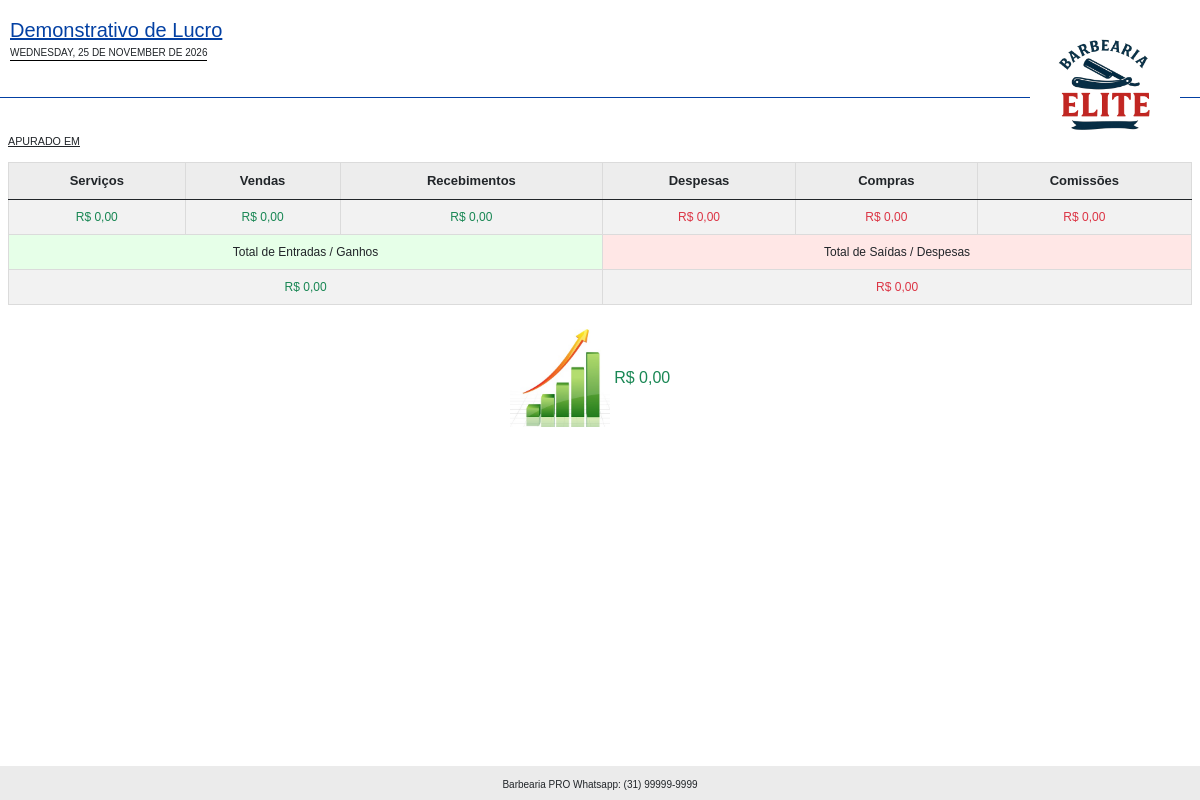
Screenshot of /sistema/painel/rel/rel_lucro.php with the database file from the repository.
### tables this page shows
CREATE TABLE `config` (
  `id` int(11) NOT NULL,
  `nome` varchar(50) NOT NULL,
  `email` varchar(50) NOT NULL,
  `telefone_fixo` varchar(20) DEFAULT NULL,
  `telefone_whatsapp` varchar(20) NOT NULL,
  `endereco` varchar(100) DEFAULT NULL,
  `logo` varchar(100) DEFAULT NULL,
  `icone` varchar(100) DEFAULT NULL,
  `logo_rel` varchar(100) DEFAULT NULL,
  `tipo_rel` varchar(10) DEFAULT NULL,
  `instagram` varchar(100) DEFAULT NULL,
  `tipo_comissao` varchar(25) NOT NULL,
  `texto_rodape` varchar(255) DEFAULT NULL,
  `img_banner_index` varchar(100) DEFAULT NULL,
  `texto_sobre` varchar(600) DEFAULT NULL,
  `imagem_sobre` varchar(100) DEFAULT NULL,
  `icone_site` varchar(100) NOT NULL,
  `mapa` varchar(1000) DEFAULT NULL,
  `texto_fidelidade` varchar(255) DEFAULT NULL,
  `quantidade_cartoes` int(11) NOT NULL,
  `texto_agendamento` varchar(30) DEFAULT NULL,
  `msg_agendamento` varchar(5) DEFAULT NULL,
  `segmento` varchar(20) NOT NULL DEFAULT 'barbearia'
);

### sistema/conexao.php (called while the page is built, shortened)
<?php
$scheme    = (!empty($_SERVER['HTTPS']) && $_SERVER['HTTPS'] !== 'off') ? 'https' : 'http';
$host_url  = isset($_SERVER['HTTP_HOST']) ? $_SERVER['HTTP_HOST'] : 'localhost';
$base_path_env = getenv('APP_BASE_PATH');
$base_path = trim((string) $base_path_env, '/');
if ($base_path_env === false) {
    $host_sem_porta = preg_replace('/:\d+$/', '', $host_url);
    if (in_array($host_sem_porta, array('localhost', '127.0.0.1'))) {
        $base_path = 'barbearia';
    }
}
$url_sistema = $scheme . '://' . $host_url . '/' . ($base_path !== '' ? $base_path . '/' : '');
require_once(__DIR__ . '/tenant.php');
try {
    $pdo = new PDO("mysql:dbname=$banco;host=$servidor;port=$porta;charset=utf8", "$usuario", "$senha");
} catch (Exception $e) {
    if (getenv('SHOW_DB_ERROR') === '1') {
        echo 'Nao conectado ao Banco de Dados! <br><br>' . $e->getMessage();
    } else {
        echo 'Nao foi possivel conectar ao banco de dados. Verifique as configuracoes de conexao e se o banco foi importado.';
    }
    exit;
}
$nome_sistema      = 'Barbearia PRO';
$whatsapp_sistema  = '(11) 9999-9999';
$query = $pdo->query("SELECT * from config ");
if ($query) {
    $res = $query->fetchAll(PDO::FETCH_ASSOC);
    $total_reg = @count($res);
    if ($total_reg > 0) {
        $nome_sistema      = $res[0]['nome'];
        $whatsapp_sistema  = $res[0]['telefone_whatsapp'];
        $logo_rel          = $res[0]['logo_rel'];
    }
}
if (!function_exists('bb_aplicar_segmento')) {
    function bb_aplicar_segmento($seg)
    {
        global $nome_sistema_base, $img_banner_index_base, $imagem_sobre_base, $texto_sobre_base, $texto_rodape_base, $texto_agendamento_base;
        global $whatsapp_sistema_base, $endereco_sistema_base, $instagram_sistema_base, $icone_site_base, $logo_sistema_base, $logo_rel_base, $texto_fidelidade_base, $email_sistema_base;
        if (isset($nome_sistema_base) && $nome_sistema_base !== '') {
            $nome_sistema       = $nome_sistema_base;
            $whatsapp_sistema   = $whatsapp_sistema_base;
            $logo_rel           = $logo_rel_base;
        }
        if ($seg !== 'salao') {
            return;
        }
    }
}
$nome_sistema_base      = $nome_sistema;
$whatsapp_sistema_base   = isset($whatsapp_sistema) ? $whatsapp_sistema : '';
$logo_rel_base           = isset($logo_rel) ? $logo_rel : '';
?>

### sistema/painel/rel/rel_lucro.php (the view, shortened to what this page needs)
<?php
require_once('../../conexao.php');
$data_hoje = utf8_encode(strftime('%A, %d de %B de %Y', strtotime('today')));
$dataInicial = $_GET['dataInicial'];
$dataFinal = $_GET['dataFinal'];
$dataInicialF = implode('/', array_reverse(explode('-', $dataInicial)));
$dataFinalF = implode('/', array_reverse(explode('-', $dataFinal)));
if($dataInicial == $dataFinal){
	$texto_apuracao = 'APURADO EM '.$dataInicialF;
}else if($dataInicial == '1980-01-01'){
	$texto_apuracao = 'APURADO EM TODO O PERÍODO';
}else{
	$texto_apuracao = 'APURAÇÃO DE '.$dataInicialF. ' ATÉ '.$dataFinalF;
}
?>
<!DOCTYPE html>
<html>
<head>
	<link href="https://cdn.jsdelivr.net/npm/bootstrap@5.0.0/dist/css/bootstrap.min.css" rel="stylesheet">
</head>
<body>
	<div class="titulo_cab titulo_img"><u>Demonstrativo de Lucro </u></div>
	<div class="data_img"><?php echo mb_strtoupper($data_hoje) ?></div>
	<img class="imagem" src="<?php echo $url_sistema ?>/sistema/img/<?php echo $logo_rel ?>" width="150px">
	<br><br><br>
	<div class="cabecalho" style="border-bottom: solid 1px #0340a3">
	</div>
	<div class="mx-2" >
		<section class="area-cab">
			<div>
				<small><small><small><u><?php echo $texto_apuracao ?></u></small></small></small>
			</div>
			</section>
			<br>
		<?php
		$total_servicos = 0;
		$total_vendas = 0;
		$total_receber = 0;
		$total_pagar = 0;
		$total_compras = 0;
		$total_comissoes = 0;
		 ?>
	<table class="table table-striped borda" cellpadding="6">
  <thead>
    <tr align="center">
      <th scope="col">Serviços</th>
      <th scope="col">Vendas</th>
      <th scope="col">Recebimentos</th>
      <th scope="col">Despesas</th>
      <th scope="col">Compras</th>
      <th scope="col">Comissões</th>
    </tr>
  </thead>
  <tbody>
  	<?php
	$total_servicosF = number_format($total_servicos, 2, ',', '.');
	$total_vendasF = number_format($total_vendas, 2, ',', '.');
	$total_receberF = number_format($total_receber, 2, ',', '.');
	$total_pagarF = number_format($total_pagar, 2, ',', '.');
	$total_comprasF = number_format($total_compras, 2, ',', '.');
	$total_comissoesF = number_format($total_comissoes, 2, ',', '.');
	$total_entradas = $total_servicos + $total_vendas + $total_receber;
	$total_saidas = $total_pagar + $total_compras + $total_comissoes;
	$total_entradasF = number_format($total_entradas, 2, ',', '.');
	$total_saidasF = number_format($total_saidas, 2, ',', '.');
	$saldo_total = $total_entradas - $total_saidas;
	$saldo_totalF = number_format($saldo_total, 2, ',', '.');
	if($saldo_total < 0){
		$classe_saldo = 'text-danger';
		$classe_img = 'negativo.jpg';
	}else{
		$classe_saldo = 'text-success';
		$classe_img = 'positivo.jpg';
	}
  	 ?>
    <tr align="center" class="">
<td class="text-success">R$ <?php echo $total_servicosF ?></td>
<td class="text-success">R$ <?php echo $total_vendasF ?></td>
<td class="text-success">R$ <?php echo $total_receberF ?></td>
<td class="text-danger">R$ <?php echo $total_pagarF ?></td>
<td class="text-danger">R$ <?php echo $total_comprasF ?></td>
<td class="text-danger">R$ <?php echo $total_comissoesF ?></td>
    </tr>
 <tr align="center" class="">
<td style="background: #e6ffe8" colspan="3" scope="col">Total de Entradas / Ganhos</td>
<td style="background: #ffe7e6" colspan="3" scope="col">Total de Saídas / Despesas</td>
</tr>
 <tr align="center" class="">
<td colspan="3" class="text-success"> R$ <?php echo $total_entradasF ?></td>
<td colspan="3" class="text-danger"> R$ <?php echo $total_saidasF ?></td>
</tr>
  </tbody>
</table>
	</div>
	<div class="col-md-12 p-2">
		<div class="" align="center" style="margin-right: 20px">
			<img src="<?php echo $url_sistema ?>/sistema/img/<?php echo $classe_img ?>" width="100px">
			<span class="<?php echo $classe_saldo ?>">R$ <?php echo $saldo_totalF ?></span>
		</div>
	</div>
	<div class="footer"  align="center">
		<span style="font-size:10px"><?php echo $nome_sistema ?> Whatsapp: <?php echo $whatsapp_sistema ?></span>
	</div>
</body>
</html>

### sistema/painel/rel/rel_lucro.php (style rules this page uses)
body { margin-top:5px; font-family: TimesNewRoman, Geneva, sans-serif; }
.footer { margin-top:20px; width:100%; background-color: #ebebeb; padding:5px; position:absolute; bottom:0; }
.cabecalho { padding:10px; margin-bottom:30px; width:100%; font-family: TimesNewRoman, Geneva, sans-serif; }
.titulo_cab { color:#0340a3; font-size:20px; }
.area-cab { display:block; width:100%; height:10px; }
.imagem { width: 150px; position:absolute; right:20px; top:10px; }
.titulo_img { position: absolute; margin-top: 10px; margin-left: 10px; }
.data_img { position: absolute; margin-top: 40px; margin-left: 10px; border-bottom:1px solid #000; font-size: 10px; }
table.borda { border-collapse: collapse; background: #FFF; font-size:12px; vertical-align:middle; }
table.borda td { border: 1px solid #dbdbdb; }
table.borda th { border: 1px solid #dbdbdb; background: #ededed; font-size:13px; }

### rows the page displays
config: logo_rel (picture), nome "Barbearia PRO", telefone_whatsapp "(31) 99999-9999"

### other values shown
mb_strtoupper($data_hoje) "WEDNESDAY, 25 DE NOVEMBER DE 2026"
$texto_apuracao "APURADO EM"
$total_servicosF "0,00"
$total_vendasF "0,00"
$total_receberF "0,00"
$total_pagarF "0,00"
$total_comprasF "0,00"
$total_comissoesF "0,00"
$total_entradasF "0,00"
$total_saidasF "0,00"
$saldo_totalF "0,00"
